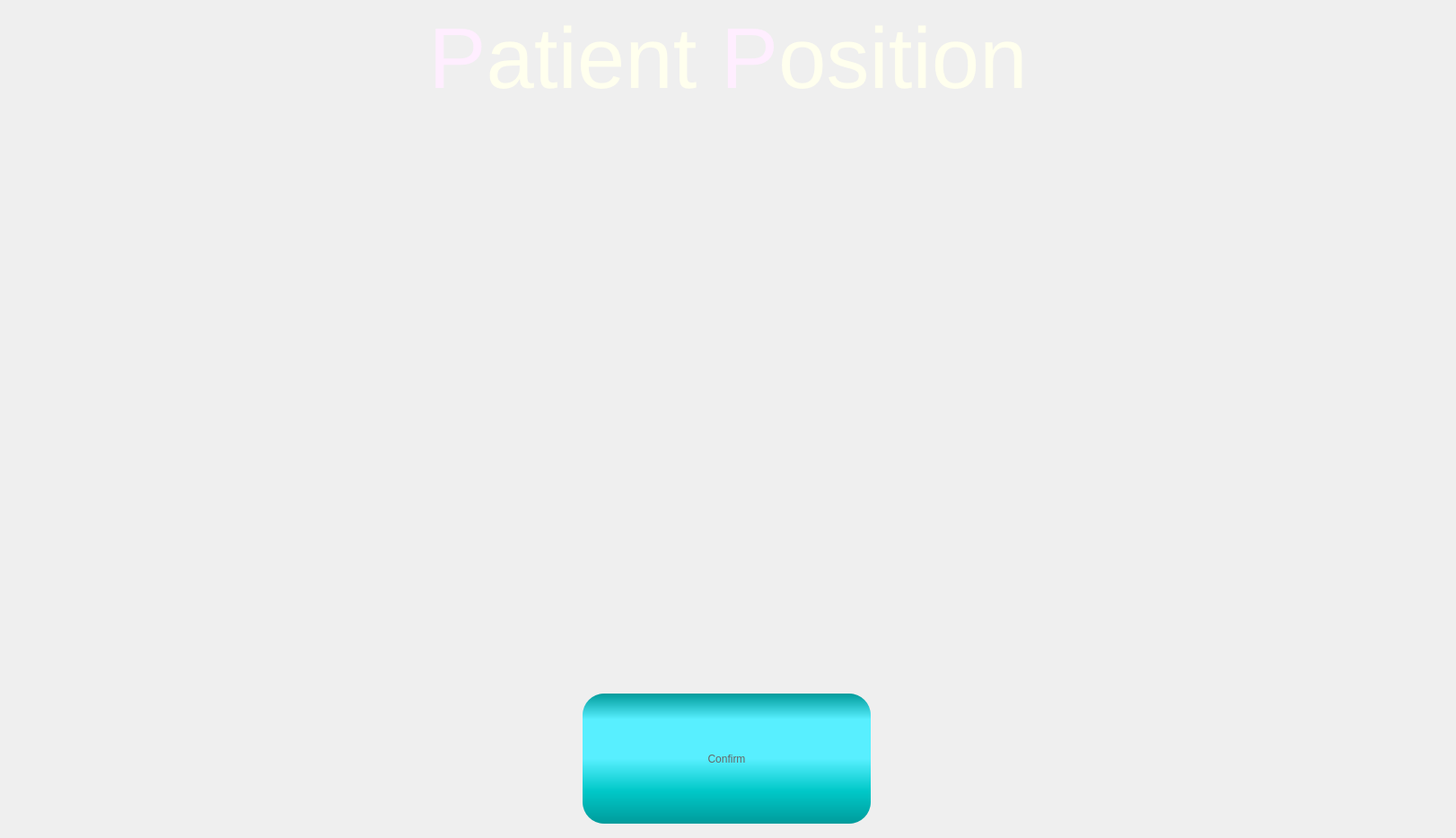
      <widget class="QWidget" name="pgPatientPosition">
       <property name="styleSheet">
        <string notr="true">font: 96px &quot;Arial&quot;;
color:#ffe</string>
       </property>
       <layout class="QGridLayout" name="gridLayout_42" rowstretch="1,0,0,0">
        <property name="bottomMargin">
         <number>11</number>
        </property>
        <item row="3" column="0">
         <layout class="QHBoxLayout" name="horizontalLayout_29">
          <item>
           <widget class="QPushButton" name="btnNext_patientPosition">
            <property name="sizePolicy">
             <sizepolicy hsizetype="Maximum" vsizetype="Fixed">
              <horstretch>0</horstretch>
              <verstretch>0</verstretch>
             </sizepolicy>
            </property>
            <property name="minimumSize">
             <size>
              <width>324</width>
              <height>150</height>
             </size>
            </property>
            <property name="styleSheet">
             <string notr="true">QPushButton{
font: 48pt &quot;Arial&quot;;
color:#666666;
border-radius:24px;
background-color: qlineargradient(spread:pad, x1:0, y1:0, x2:0, y2:1, stop:0 rgba(0, 155, 155, 255), stop:0.2 rgba(88, 239, 255, 255), stop:0.5 rgba(88, 239, 255, 255), stop:0.75 rgba(0, 200, 200, 255),  stop:1 rgba(0, 155, 155, 255));
padding: 0px 20px;
margin-bottom:5px;
margin-right:3px;
}

QPushButton:hover{
color:#aa3333;
background-color: qlineargradient(spread:pad, x1:0, y1:0, x2:0, y2:1, stop:0 rgba(50, 155, 155, 255), stop:0.2 rgba(150, 239, 255, 255), stop:0.5 rgba(150, 239, 255, 255), stop:0.75 rgba(50, 200, 200, 255),  stop:1 rgba(50, 155, 155, 255));
}

QPushButton:pressed{
margin-top:5px;
margin-bottom:0px;
margin-left:3px;
margin-right:0px;
}</string>
            </property>
            <property name="text">
             <string>Confirm</string>
            </property>
           </widget>
          </item>
         </layout>
        </item>
        <item row="2" column="0">
         <spacer name="verticalSpacer_18">
          <property name="orientation">
           <enum>Qt::Vertical</enum>
          </property>
          <property name="sizeHint" stdset="0">
           <size>
            <width>20</width>
            <height>40</height>
           </size>
          </property>
         </spacer>
        </item>
        <item row="1" column="0">
         <widget class="QWidget" name="wdgPatientPosition" native="true">
          <property name="sizePolicy">
           <sizepolicy hsizetype="Expanding" vsizetype="Expanding">
            <horstretch>0</horstretch>
            <verstretch>0</verstretch>
           </sizepolicy>
          </property>
          <property name="minimumSize">
           <size>
            <width>1600</width>
            <height>600</height>
           </size>
          </property>
          <property name="styleSheet">
           <string notr="true">image:url(image/patient_position.png);</string>
          </property>
         </widget>
        </item>
        <item row="0" column="0">
         <widget class="QLabel" name="lblPatientPosition">
          <property name="text">
           <string>&lt;html&gt;&lt;head/&gt;&lt;body&gt;&lt;p&gt;&lt;span style=&quot; font-size:72pt; color:#ffeeff;&quot;&gt;P&lt;/span&gt;&lt;span style=&quot; font-size:72pt;&quot;&gt;atient &lt;/span&gt;&lt;span style=&quot; font-size:72pt; color:#ffeeff;&quot;&gt;P&lt;/span&gt;&lt;span style=&quot; font-size:72pt;&quot;&gt;osition&lt;/span&gt;&lt;/p&gt;&lt;/body&gt;&lt;/html&gt;</string>
          </property>
          <property name="alignment">
           <set>Qt::AlignCenter</set>
          </property>
         </widget>
        </item>
       </layout>
      </widget>
